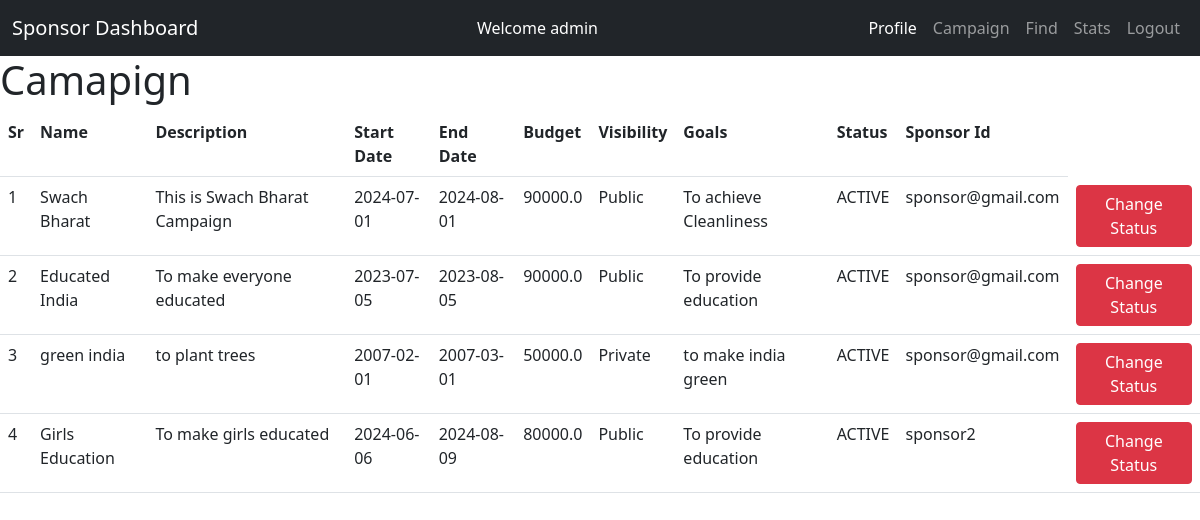
/sponsor/campaign/table (signed in), run on the app's committed database.
### models/model.py (models this page shows, shortened)
class Campaign(db.Model):
  __tablename__ = 'campaigns'
  campaign_id = db.Column(db.Integer, autoincrement=True, primary_key=True)
  name = db.Column(db.String(200), nullable=False)
  description = db.Column(db.String(200), nullable=False)
  start_date = db.Column(db.String(200), nullable=False)
  end_date = db.Column(db.String(200), nullable=False)
  budget = db.Column(db.Float, nullable=False)
  visibility = db.Column(db.String(200), nullable=False)
  goals = db.Column(db.String(200), nullable=False)
  status = db.Column(db.String(200), nullable=False)#active or inactive
  sponsor_id = db.Column(db.String(200),
                         db.ForeignKey("sponsors.sponsor_id"),
                         nullable=False)
  adrequests=db.relationship("AdRequest", backref="campaign",lazy=True)
  create_date = db.Column(db.DateTime, default=datetime.now(timezone.utc))
  expiry=db.Column(db.String(100),nullable=False)# campaign expiry date

### controllers/sponsor.py (the view)
@app.route('/sponsor/campaign/table')
def show_sponsor_details():
  campaigns = Campaign.query.all()
  return render_template('/sponsor/sponsor_campaign_table.html',
                         campaigns=campaigns)

### templates/sponsor/sponsor_campaign_table.html (shortened to what this page needs)
{% extends '/sponsor/sponsor_dashboard.html' %}
{% block content %}
<div >
  {% if campaigns %}
   <h1>Camapign</h1>
   <table class='table table-responsive'>
     <tr>
       <th>Sr</th>
       <th>Name</th>
       <th>Description</th>
       <th>Start Date</th>
       <th>End Date</th>
       <th>Budget</th>
       <th>Visibility</th>
       <th>Goals</th>
       <th>Status</th>
       <th>Sponsor Id</th>
     </tr>
     {% for campaign in campaigns %}
     <tr>
       <td>{{loop.index}}</td>
       <td>{{ campaign.name }}</td>
     <td>{{ campaign.description }}</td>
       <td>{{ campaign.start_date }}</td>
       <td>{{ campaign.end_date }}</td>
       <td>{{ campaign.budget }}</td>
       <td>{{campaign.visibility}}</td>
       <td>{{campaign.goals}}</td>
       <td>{{campaign.status}}</td>
       <td>{{campaign.sponsor_id}}</td>
       <td><a type="button" href='/admin/campaign/flag/{{campaign.campaign_id}}' class="btn btn-danger">Change Status</a></td>
     </tr>
     {% endfor %}
   </table>
   {% endif %}
</div>
{% endblock %}

### data on the page
Campaign: name "Swach Bharat", description "This is Swach Bharat Campaign", start_date "2024-07-01", end_date "2024-08-01", budget "90000.0", visibility "Public", goals "To achieve Cleanliness", status "ACTIVE", sponsor_id "sponsor@gmail.com"
Campaign: name "Educated India", description "To make everyone educated", start_date "2023-07-05", end_date "2023-08-05", budget "90000.0", visibility "Public", goals "To provide education", status "ACTIVE", sponsor_id "sponsor@gmail.com"
Campaign: name "green india", description "to plant trees", start_date "2007-02-01", end_date "2007-03-01", budget "50000.0", visibility "Private", goals "to make india green", status "ACTIVE", sponsor_id "sponsor@gmail.com"
Campaign: name "Girls Education", description "To make girls educated", start_date "2024-06-06", end_date "2024-08-09", budget "80000.0", visibility "Public", goals "To provide education", status "ACTIVE", sponsor_id "sponsor2"

### other printed values
{{ session['user_id'] }} "admin"
